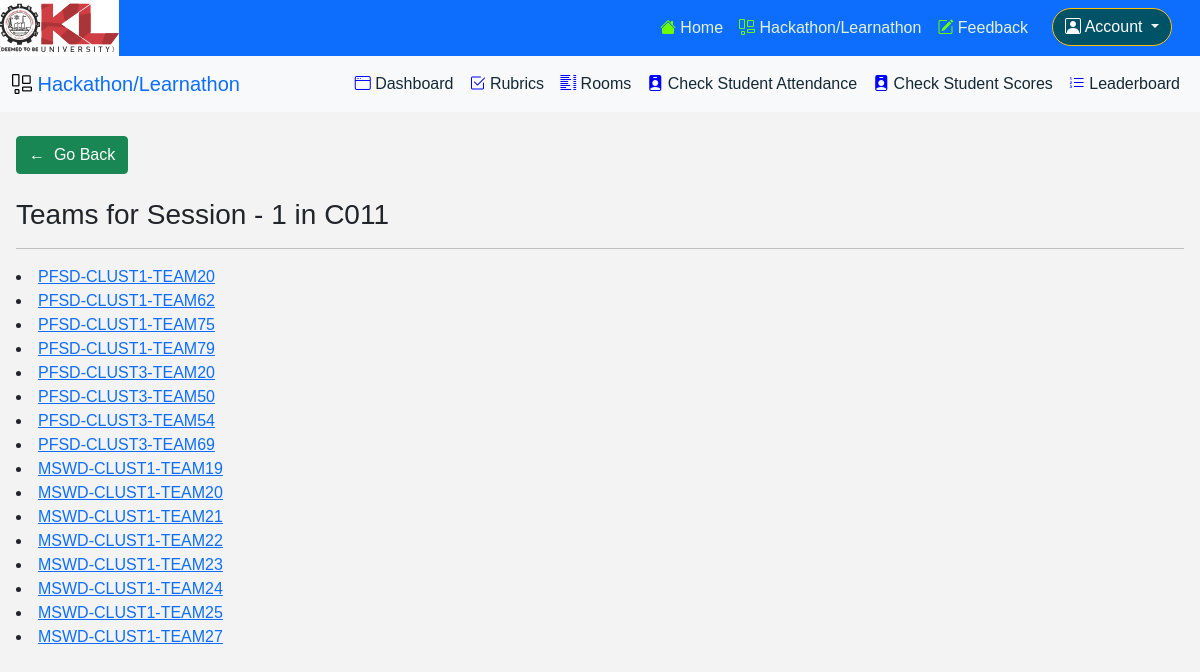
/hackathon/rooms/review/1/C011 (signed in), run on the app's committed database.
### pages/models.py (models this page shows, shortened)
class Team(models.Model):
    name = models.CharField(max_length=1024)
    cluster = models.IntegerField(default=1, blank=True)
    business_system = models.ForeignKey(to=BusinessSystem, db_column='bs_name', on_delete=models.CASCADE, null=True)
    course = models.CharField(max_length=4)
    number = models.IntegerField()

### learnathon/views.py (the view)
# urls.py: path('rooms/review/<int:review_no>/<str:room_no>', review_score_post, name='learnathon_review_score_post'),
def review_score_post(request, review_no, room_no):
    if not request.user.is_authenticated:
        return redirect('login')
    user_groups = request.user.groups.all()
    faculty_group = Group.objects.filter(name='FACULTY').first()
    if faculty_group not in user_groups:
        return redirect('home')
    room = Room.objects.get(number=room_no)
    review = Review.objects.get(number=review_no)
    if not review.scoring_open:
        return redirect('learnathon_review_page', room_no=room_no)
    trrs = TeamReviewRoom.objects.filter(room=room, review=review).first()
    context = {'review_no': review_no, 'room_no': room_no}
    if trrs:
        context['teams'] = TeamReviewRoom.get_teams_with_review_room(review, room)
    else:
        context['teams'] = []
    return render(request, 'learnathon/review_post_score.html', context=context)

### learnathon/templatetags/has_group.py (called while the page is built)
@register.filter(name='has_group')
def has_group(user, group_name):
    return user.groups.filter(name=group_name).exists()

### pages/models.py (called while the page is built)
    def get_teams_with_review_room(review, room):
        trrs = TeamReviewRoom.objects.filter(review=review, room=room)
        teams = []
        it = trrs.iterator()
        for i in it:
            teams.append(i.team)
        return teams

### learnathon/templates/learnathon/review_post_score.html (shortened to what this page needs)
{% extends 'learnathon/base.html' %}
{% block content %}
<div class="mx-3">
    <div class="my-4">
    <a class="btn btn-success" href="{% url 'learnathon_review_page' room_no=room_no %}">&larr;&nbsp;&nbsp;Go Back</a>
    </div>
<h3>Teams for Session - {{review_no}} in {{room_no}}</h3>
<hr />
{% if teams %}
{% for team in teams %}
<li><a href="{% url 'learnathon_review_score_post_form' review_no=review_no team_no=team.name %}">{{team.name}}</a></li>
{% endfor %}
{% else %}
<p>No teams are allocated to this room in this slot :-)</p>
{% endif %}
</div>
{% endblock content %}

### static/css/main.css (style rules this page uses)
* { margin: 0; padding: 0; box-sizing: border-box; font-family: 'Montserrat', sans-serif; }
body { background: #f3f3f3; }

### data on the page
Team: name "PFSD-CLUST1-TEAM20"
Team: name "PFSD-CLUST1-TEAM62"
Team: name "PFSD-CLUST1-TEAM75"
Team: name "PFSD-CLUST1-TEAM79"
Team: name "PFSD-CLUST3-TEAM20"
Team: name "PFSD-CLUST3-TEAM50"
Team: name "PFSD-CLUST3-TEAM54"
Team: name "PFSD-CLUST3-TEAM69"
Team: name "MSWD-CLUST1-TEAM19"
Team: name "MSWD-CLUST1-TEAM20"
Team: name "MSWD-CLUST1-TEAM21"
Team: name "MSWD-CLUST1-TEAM22"
Team: name "MSWD-CLUST1-TEAM23"
Team: name "MSWD-CLUST1-TEAM24"
Team: name "MSWD-CLUST1-TEAM25"
Team: name "MSWD-CLUST1-TEAM27"

### other printed values
{{ review_no }} "1"
{{ room_no }} "C011"
